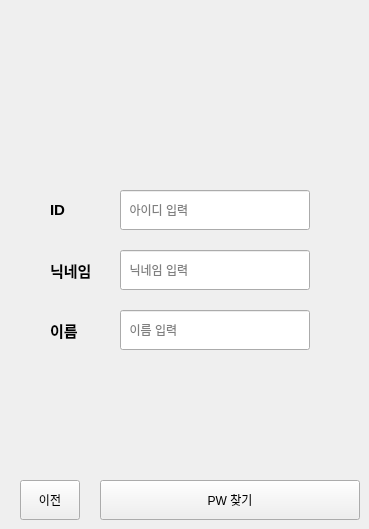
   <widget class="QWidget" name="page_5">
    <widget class="QLabel" name="lb_FindPWLogo">
     <property name="geometry">
      <rect>
       <x>40</x>
       <y>40</y>
       <width>300</width>
       <height>110</height>
      </rect>
     </property>
     <property name="styleSheet">
      <string notr="true">border-image:url(&quot;/Users/IOT/Desktop/Important/Coupang_Project/Image/Join.png&quot;)</string>
     </property>
     <property name="text">
      <string/>
     </property>
     <property name="alignment">
      <set>Qt::AlignCenter</set>
     </property>
    </widget>
    <widget class="QPushButton" name="Btn_FindPWBack">
     <property name="geometry">
      <rect>
       <x>20</x>
       <y>480</y>
       <width>60</width>
       <height>40</height>
      </rect>
     </property>
     <property name="text">
      <string>이전</string>
     </property>
    </widget>
    <widget class="QLabel" name="lb_FindPW_NAME">
     <property name="geometry">
      <rect>
       <x>50</x>
       <y>250</y>
       <width>70</width>
       <height>40</height>
      </rect>
     </property>
     <property name="font">
      <font>
       <pointsize>11</pointsize>
       <bold>true</bold>
      </font>
     </property>
     <property name="text">
      <string>닉네임</string>
     </property>
    </widget>
    <widget class="QLineEdit" name="ID_FindPWEdit">
     <property name="geometry">
      <rect>
       <x>120</x>
       <y>190</y>
       <width>190</width>
       <height>40</height>
      </rect>
     </property>
     <property name="placeholderText">
      <string>  아이디 입력</string>
     </property>
    </widget>
    <widget class="QLabel" name="lb_FindPW_ID">
     <property name="geometry">
      <rect>
       <x>50</x>
       <y>190</y>
       <width>70</width>
       <height>40</height>
      </rect>
     </property>
     <property name="font">
      <font>
       <pointsize>11</pointsize>
       <bold>true</bold>
      </font>
     </property>
     <property name="text">
      <string>ID</string>
     </property>
    </widget>
    <widget class="QPushButton" name="Btn_confirmFindPW">
     <property name="geometry">
      <rect>
       <x>100</x>
       <y>480</y>
       <width>260</width>
       <height>40</height>
      </rect>
     </property>
     <property name="text">
      <string>PW 찾기</string>
     </property>
    </widget>
    <widget class="QLineEdit" name="NICKNAME_FindPWEdit">
     <property name="geometry">
      <rect>
       <x>120</x>
       <y>250</y>
       <width>190</width>
       <height>40</height>
      </rect>
     </property>
     <property name="placeholderText">
      <string>  닉네임 입력</string>
     </property>
    </widget>
    <widget class="QLabel" name="lb_FindPW_NICKNAME">
     <property name="geometry">
      <rect>
       <x>50</x>
       <y>310</y>
       <width>70</width>
       <height>40</height>
      </rect>
     </property>
     <property name="font">
      <font>
       <pointsize>11</pointsize>
       <bold>true</bold>
      </font>
     </property>
     <property name="text">
      <string>이름</string>
     </property>
    </widget>
    <widget class="QLineEdit" name="NAME_FindPWEdit">
     <property name="geometry">
      <rect>
       <x>120</x>
       <y>310</y>
       <width>190</width>
       <height>40</height>
      </rect>
     </property>
     <property name="placeholderText">
      <string>  이름 입력</string>
     </property>
    </widget>
   </widget>
